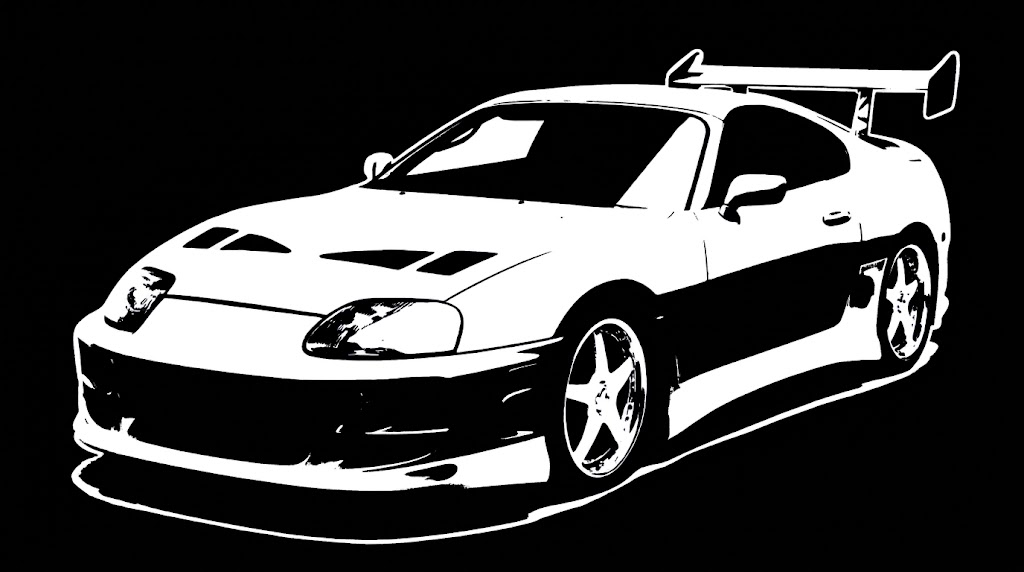
#> input picture examples/supra.jpg, 1024 x 572 px
$ python projector_frame.py examples/supra.jpg
#> lines starting #> are read from the running program, lines starting #| are printed output that depends on the picture
#!/usr/bin/env python3
"""
Projector picture frame STL generator.

A wall-hung picture frame with a point-like LED in the middle, behind the
picture. The four deep side walls are stencils: the image is cut out of them
as continuous shapes, so the LED's light projects the image, uninterrupted,
onto the wall *around* the frame.

Every cut-out is computed by ray tracing: a point on a side wall is open
when the ray LED -> point -> wall lands on a bright part of the image. The
cut edges follow the light rays through the wall's thickness, so the
projection keeps the full shape even where the light passes at a steep angle.

Each side wall is a separate flat panel, printed flat on the bed. Dark
"islands" in the image (e.g. a wheel hub inside a bright wheel) would fall
out of a stencil, so thin bridges are added automatically to hold them.

Coordinates (assembled frame):
    z = 0 is the wall, +z points out into the room.
    x is horizontal, y is vertical (+y up), origin at the frame centre.

Parts written to the output directory (each in its print orientation):
    back.stl         back plate: keyhole hangers, cable exit, alignment lip
    wall_top.stl     stencil panels, print flat (outside face down)
    wall_bottom.stl
    wall_left.stl
    wall_right.stl
    backer.stl       opaque plate behind the picture, carries the LED post
    bezel.stl        visible front frame with the picture window
    assembly.stl     everything assembled (for viewing only)
    preview.png      simulated projection on the wall
    target.png       the image as mapped onto the wall (for comparison)

Requires: numpy, pillow, scikit-image, manifold3d
"""

from __future__ import annotations

import argparse
import math
import os
import struct
import sys
from dataclasses import dataclass, fields

import numpy as np
from PIL import Image, ImageDraw

try:
    from manifold3d import CrossSection, FillRule, Manifold, OpType
except ImportError:  # checked in main()
    CrossSection = FillRule = Manifold = OpType = None


# --------------------------------------------------------------------------
# Parameters
# --------------------------------------------------------------------------

@dataclass
class Params:
    # Picture / overall size (mm). The box footprint equals the picture size.
    picture_w: float = 100.0      # width of the printed photo
    picture_h: float = 150.0      # height of the printed photo
    picture_t: float = 0.6        # thickness of photo (+ optional acetate)
    window_overlap: float = 5.0   # how much the bezel covers the photo edge

    # Box
    depth: float = 60.0           # wall -> front rim of the side walls
    wall_t: float = 1.6           # side panel thickness
    back_t: float = 3.0           # back plate thickness
    lip_h: float = 3.0            # alignment lip on the back plate (inside the panels)
    lip_t: float = 1.6
    panel_clearance: float = 0.2  # gap between panels and lip

    # Light
    light_z: float = 48.0         # height of the light's emitting point above the wall
    led_d: float = 5.0            # LED body diameter (5 mm LED by default)
    led_pocket: float = 5.0       # depth of the LED pocket in the post
    led_protrusion: float = 3.0   # emitter distance below the post tip
    post_d: float = 10.0          # LED post diameter

    # Stencil
    corner_margin: float = 1.5    # solid border at the panel ends
    bottom_margin: float = 1.5    # solid band above the lip
    max_magnification: float = 3.5  # how far from the frame the image reaches
    threshold: float = 0.5        # image brightness above this is cut open
    invert: bool = False
    fit: str = "cover"            # cover | contain | stretch
    min_web: float = 0.8          # thinner plastic strips are removed
    min_gap: float = 0.5          # narrower openings are closed
    bridge_w: float = 0.9         # width of the bridges holding islands
    min_island: float = 1.0       # dark islands smaller than this (mm^2 on the panel) are cut open
    resolution: float = 0.08      # stencil raster resolution on the panel (mm)
    cable_gap: float = 0.0        # optional solid strip at x=0 on the bottom panel

    # Bezel (front frame)
    bezel_face_t: float = 2.4
    bezel_skirt_t: float = 2.0
    bezel_flange: float = 6.0     # face width beyond the skirt
    skirt_overlap: float = 6.0    # how far the skirt slides over the panels
    fit_clearance: float = 0.25   # gap between skirt and panels (press fit)
    window_chamfer: float = 1.0

    # Backer
    backer_t: float = 2.4
    wire_groove_w: float = 2.8
    wire_groove_d: float = 1.2

    # Keyhole hangers (for a screw / nail in the wall)
    screw_head_d: float = 8.5
    screw_shank_d: float = 4.5
    screw_head_h: float = 3.0
    keyhole_lip: float = 2.0
    keyhole_slot: float = 10.0
    keyhole_spacing: float = 0.5  # x spacing as fraction of width (0 = one, centred)

    cable_hole_d: float = 4.0

    def z_band(self):
        z_lo = self.back_t + self.lip_h + self.bottom_margin
        z_hi = self.light_z * (1.0 - 1.0 / self.max_magnification)
        z_hi = min(z_hi, self.depth - self.skirt_overlap - 1.5)
        return z_lo, z_hi

    def post_len(self):
        return self.depth - (self.light_z + self.led_protrusion)

    def validate(self):
        z_lo, z_hi = self.z_band()
        errs = []
        if z_hi <= z_lo + 2:
            errs.append("No room for the stencil: raise light_z / depth / max_magnification.")
        if self.light_z >= self.depth:
            errs.append("light_z must be below the front rim (depth).")
        if self.post_len() < self.led_pocket + 1:
            errs.append("LED post too short: lower light_z or increase depth.")
        if self.fit not in ("cover", "contain", "stretch"):
            errs.append("fit must be cover, contain or stretch")
        if errs:
            raise SystemExit("Invalid parameters:\n  " + "\n  ".join(errs))


# --------------------------------------------------------------------------
# Wall panels
# --------------------------------------------------------------------------

EZ = np.array([0.0, 0.0, 1.0])


@dataclass
class Wall:
    name: str
    n: np.ndarray        # outward normal
    eu: np.ndarray       # along the panel; [eu, ez, n] is right handed
    off: float           # distance of the mid-plane from the centre
    half_len: float      # panel half length (u)
    cut_half: float      # half length of the region that may be cut


def walls(p: Params):
    W, H, t = p.picture_w, p.picture_h, p.wall_t
    res = []
    # top/bottom panels run the full width, left/right fit between them
    for name, n, half_len, off in (
        ("top", (0, 1, 0), W / 2, H / 2 - t / 2),
        ("bottom", (0, -1, 0), W / 2, H / 2 - t / 2),
        ("left", (-1, 0, 0), H / 2 - t - 0.05, W / 2 - t / 2),
        ("right", (1, 0, 0), H / 2 - t - 0.05, W / 2 - t / 2),
    ):
        n = np.array(n, float)
        eu = np.cross(EZ, n)
        inner_half = (W if name in ("top", "bottom") else H) / 2 - t
        res.append(Wall(name, n, eu, off, half_len, inner_half - p.corner_margin))
    return res


def mid_points(wall: Wall, u, z):
    """World points on a panel's mid-plane for local coords (u, z)."""
    u, z = np.broadcast_arrays(u, z)
    return (wall.n * wall.off + u[..., None] * wall.eu + z[..., None] * EZ)


def project_to_wall(points, light):
    """Project 3D points through the light onto the plane z=0."""
    zl = light[2]
    t = zl / (zl - points[..., 2])
    return light[:2] + t[..., None] * (points[..., :2] - light[:2])


def projection_extent(p: Params):
    """Half width/height of the wall area the stencils can light."""
    light = np.array([0.0, 0.0, p.light_z])
    _, z_hi = p.z_band()
    ex = ey = 0.0
    for w in walls(p):
        pts = mid_points(w, np.array([-w.cut_half, w.cut_half]), np.array([z_hi, z_hi]))
        xy = project_to_wall(pts, light)
        ex, ey = max(ex, np.abs(xy[:, 0]).max()), max(ey, np.abs(xy[:, 1]).max())
    return ex + 2.0, ey + 2.0


# --------------------------------------------------------------------------
# Image handling
# --------------------------------------------------------------------------

# [25 lines left out: function builtin_pattern, not called in this run]


class WallImage:
    """Maps wall coordinates (mm) to image brightness in [0, 1]."""

    def __init__(self, img: Image.Image, p: Params, extent):
        img = img.convert("L")
        iw, ih = img.size
        sx, sy = iw / (2 * extent[0]), ih / (2 * extent[1])  # px per mm
        if p.fit == "cover":      # image fills the whole projection area (crops)
            sx = sy = min(sx, sy)
        elif p.fit == "contain":  # whole image visible (may leave dark margins)
            sx = sy = max(sx, sy)
        self.sx, self.sy, self.iw, self.ih = sx, sy, iw, ih
        a = np.asarray(img, dtype=float) / 255.0
        self.a = 1.0 - a if p.invert else a

    def sample(self, xy):
        """Bilinear sample; outside the image counts as black."""
        x = xy[..., 0] * self.sx + self.iw / 2 - 0.5
        y = -xy[..., 1] * self.sy + self.ih / 2 - 0.5
        inside = (x >= -0.5) & (x <= self.iw - 0.5) & (y >= -0.5) & (y <= self.ih - 0.5)
        x = np.clip(x, 0, self.iw - 1)
        y = np.clip(y, 0, self.ih - 1)
        x0, y0 = np.floor(x).astype(int), np.floor(y).astype(int)
        x1, y1 = np.minimum(x0 + 1, self.iw - 1), np.minimum(y0 + 1, self.ih - 1)
        fx, fy = x - x0, y - y0
        a = self.a
        v = (a[y0, x0] * (1 - fx) * (1 - fy) + a[y0, x1] * fx * (1 - fy)
             + a[y1, x0] * (1 - fx) * fy + a[y1, x1] * fx * fy)
        return np.where(inside, v, 0.0)

    # [6 lines left out: function render, not called in this run]


# --------------------------------------------------------------------------
# Stencil computation (2D, in panel coords u, z)
# --------------------------------------------------------------------------

def polygon_area(c):
    x, y = c[:, 0], c[:, 1]
    return 0.5 * float(np.dot(x, np.roll(y, -1)) - np.dot(y, np.roll(x, -1)))


def rect(u0, z0, u1, z1):
    return CrossSection([[(u0, z0), (u1, z0), (u1, z1), (u0, z1)]])


def stencil_region(p: Params, wall: Wall, wimg: WallImage, light):
    """Open (cut) region of a panel as a CrossSection in (u, z) coordinates."""
    from skimage.measure import find_contours

    z_lo, z_hi = p.z_band()
    r = p.resolution
    us = np.arange(-wall.cut_half, wall.cut_half + r / 2, r)
    zs = np.arange(z_lo, z_hi + r / 2, r)
    U, Z = np.meshgrid(us, zs)
    bright = wimg.sample(project_to_wall(mid_points(wall, U, Z), light))
    mask = np.pad(bright, 1, constant_values=0.0)
    contours = []
    for c in find_contours(mask, p.threshold):
        if len(c) < 3:
            continue
        pts = np.column_stack([us[0] + (c[:, 1] - 1) * r, zs[0] + (c[:, 0] - 1) * r])
        contours.append(pts)
    if not contours:
        return CrossSection()
    region = CrossSection(contours, FillRule.EvenOdd).simplify(r * 0.3)
    region = printable(region, p.min_web, p.min_gap)
    region = region ^ rect(-wall.cut_half, z_lo, wall.cut_half, z_hi)
    if wall.name == "bottom" and p.cable_gap > 0:
        region = region - rect(-p.cable_gap, z_lo - 1, p.cable_gap, z_hi + 1)
    return add_bridges(p, region).simplify(0.01)


# [138 lines left out: functions fill_small_islands, printable, add_bridges, rasterize, render_preview, not called in this run]


# --------------------------------------------------------------------------
# Solid modelling
# --------------------------------------------------------------------------

def box(x0, y0, z0, x1, y1, z1):
    return Manifold.cube((x1 - x0, y1 - y0, z1 - z0)).translate((x0, y0, z0))


def cyl(x, y, z0, z1, d, seg=32):
    return Manifold.cylinder(z1 - z0, d / 2, circular_segments=seg).translate((x, y, z0))


# [130 lines left out: functions panel_world, panel_print, keyhole_positions, build_back, build_backer, build_bezel and 2 more, not called in this run]


# --------------------------------------------------------------------------
# CLI
# --------------------------------------------------------------------------

def build_argparser():
    ap = argparse.ArgumentParser(
        description="Generate STL files for a wall-hung picture frame whose stencil "
                    "side walls project an image onto the wall around it.",
        formatter_class=argparse.ArgumentDefaultsHelpFormatter)
    ap.add_argument("image", nargs="?", help="image to project (bright = light). "
                    "Omit to use --pattern.")
    ap.add_argument("--pattern", default="sunburst",
                    choices=["sunburst", "stars", "rings", "waves"],
                    help="built-in pattern used when no image is given")
    ap.add_argument("-o", "--out", default="out", help="output directory")
    ap.add_argument("--preview-only", action="store_true",
                    help="only compute the stencils and preview.png (no STL)")
    defaults = Params()
    for f in fields(Params):
        val = getattr(defaults, f.name)
        flag = "--" + f.name.replace("_", "-")
        if isinstance(val, bool):
            ap.add_argument(flag, action="store_true", default=val)
        else:
            ap.add_argument(flag, type=type(val), default=val)
    return ap


def params_from_args(args):
    return Params(**{f.name: getattr(args, f.name) for f in fields(Params)})


# [45 lines left out: functions lit_area, compose_wall_image, not called in this run]


def generate(p: Params, img: Image.Image, out_dir, preview_only=False, log=print):
    """Compute the stencils and write preview.png, target.png and (unless
    preview_only) all STL parts to out_dir. Returns the list of files written."""
    if Manifold is None:
        raise SystemExit("manifold3d is required: pip install -r requirements.txt")
    p.validate()
    os.makedirs(out_dir, exist_ok=True)
    out = lambda name: os.path.join(out_dir, name)
    written = []

    light = np.array([0.0, 0.0, p.light_z])
    extent = projection_extent(p)
    wimg = WallImage(img, p, extent)
    z_lo, z_hi = p.z_band()
    log(f"Frame {p.picture_w:.0f} x {p.picture_h:.0f} x {p.depth:.0f} mm, light "
        f"{p.light_z:.0f} mm from the wall, stencil band z = {z_lo:.1f} .. {z_hi:.1f} mm")
    log(f"Projection covers about {2 * extent[0]:.0f} x {2 * extent[1]:.0f} mm of wall")

    regions, rasters = {}, {}
    for wall in walls(p):
        regions[wall.name] = stencil_region(p, wall, wimg, light)
        rasters[wall.name] = rasterize(regions[wall.name], wall, p)
    render_preview(p, rasters, light, extent, out("preview.png"))
    wimg.render(extent, 2.0).save(out("target.png"))
    written += [out("preview.png"), out("target.png")]
    log(f"Wrote {out('preview.png')} and {out('target.png')}")
    if preview_only:
        return written

    panels_world = []
    for wall in walls(p):
        world = panel_world(p, wall, regions[wall.name], light)
        panels_world.append(world)
        part = panel_print(p, wall, world)
        pieces = len(part.decompose())
        n = write_stl(part, out(f"wall_{wall.name}.stl"), f"wall_{wall.name}")
        written.append(out(f"wall_{wall.name}.stl"))
        note = "" if pieces == 1 else f"  WARNING: {pieces} separate pieces"
        log(f"Wrote {out(f'wall_{wall.name}.stl')} ({n} triangles){note}")
    back, backer, bezel = build_back(p), build_backer(p), build_bezel(p)
    for name, part in (("back", back), ("backer", backer), ("bezel", bezel)):
        n = write_stl(part, out(f"{name}.stl"), name)
        written.append(out(f"{name}.stl"))
        log(f"Wrote {out(f'{name}.stl')} ({n} triangles)")
    n = write_stl(assembled(p, back, panels_world, backer, bezel), out("assembly.stl"))
    written.append(out("assembly.stl"))
    log(f"Wrote {out('assembly.stl')} ({n} triangles) - for viewing only")
    return written


def main(argv=None):
    args = build_argparser().parse_args(argv)
    p = params_from_args(args)
    img = Image.open(args.image) if args.image else builtin_pattern(args.pattern)
#> img is the input picture: PIL image 1024x572 RGB; mean R, G, B 65.9, 65.9, 66
    generate(p, img, args.out, args.preview_only, log=lambda s: print(s, flush=True))
#> the loop in generate, `for wall in walls(p):` made 1 pass
#> pass 1, in sample, `v = (a[y0, x0] * (1 - fx) * (1 - fy) + a[y0, x1] * fx * (1 - fy) + a[y..`:
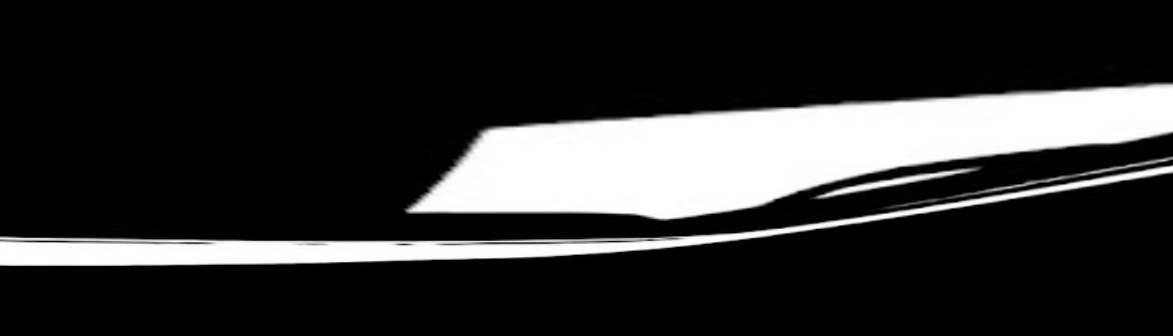
#> v: shape (336, 1173) float64; min 0, max 1, mean 0.189
#> after the loop in generate, `for wall in walls(p):`: rasters = 0 items
#> (the call stopped at in stencil_region, `region = CrossSection(contours, FillRule.EvenOdd).simplify(r * 0.3)`: manifold3d is not available in this run)
    return 0


if __name__ == "__main__":
    sys.exit(main())
#> (the program exits here)
